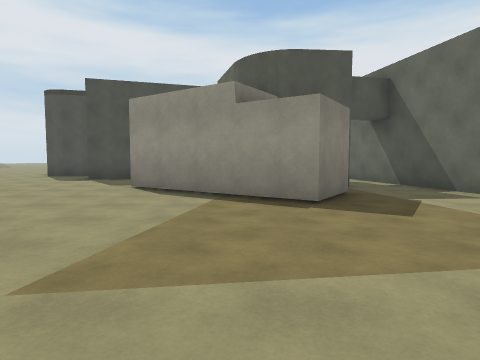
view 1 (above)

17 first-person views from a walk through a Unity game level. The camera is 1.3 m above the floor, tilts 4° down and sees 75° across. The floor is counted in squares, 2 m on a side. Each view is taken from the middle of a square. On the plan, view 1 faces up. The plan holds only what a view shows up to about 10 squares ahead; the rest is blank. The place goes on beyond the plan.

view 2
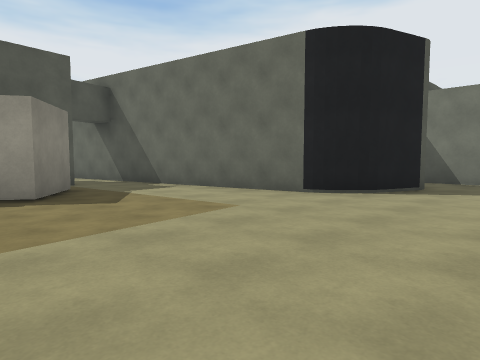

view 3
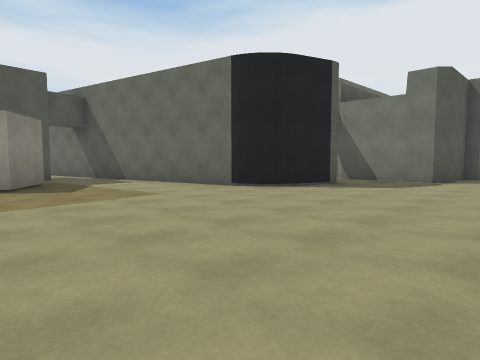

view 4
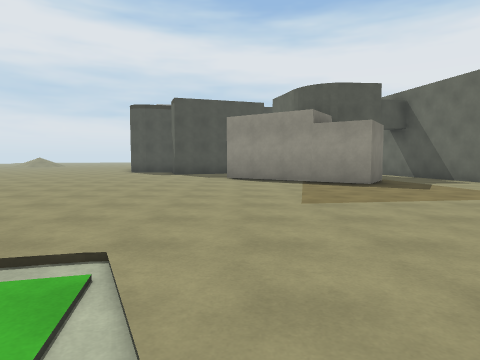

view 5
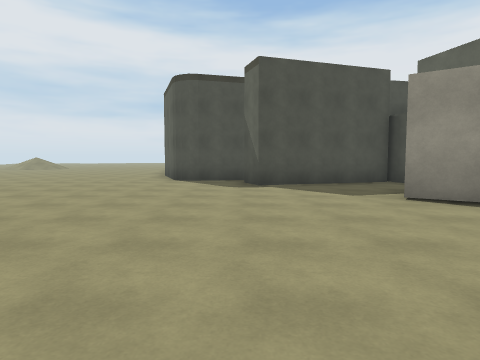

view 6
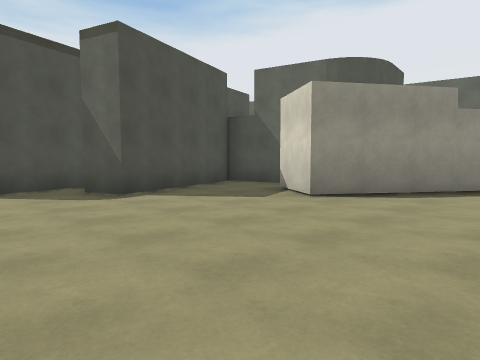

view 7
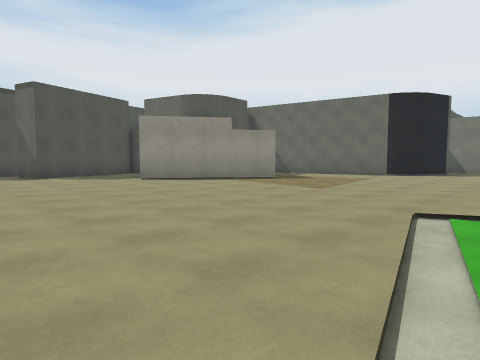

view 8
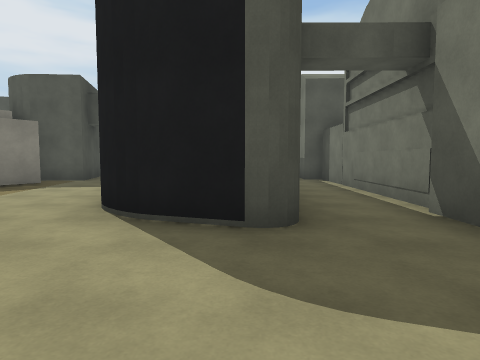

view 9
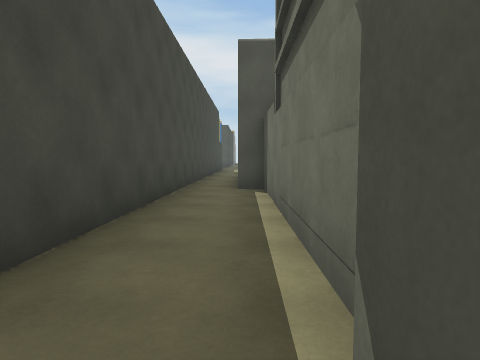

view 10
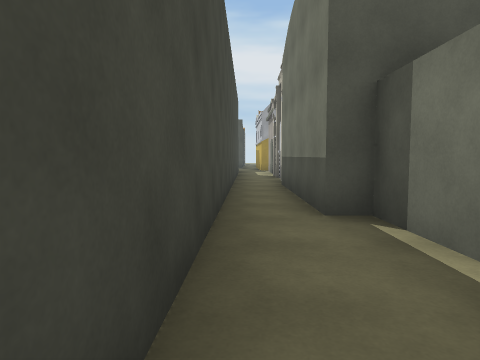

view 11
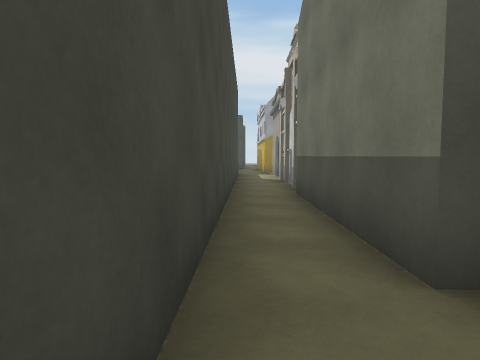

view 12
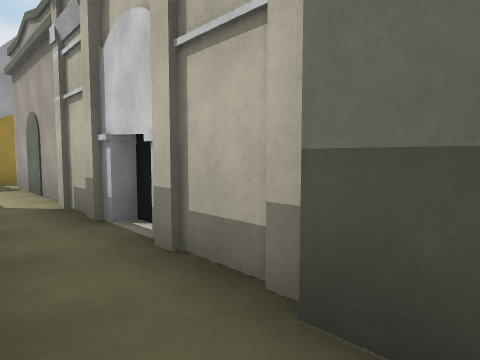

view 13
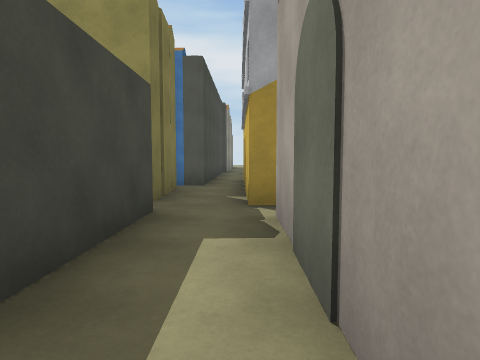

view 14
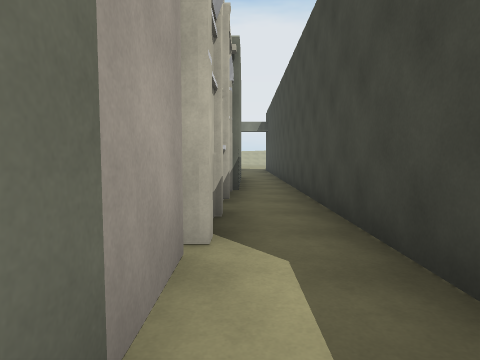

view 15
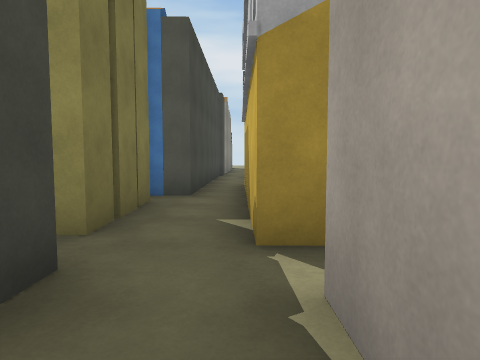

view 16
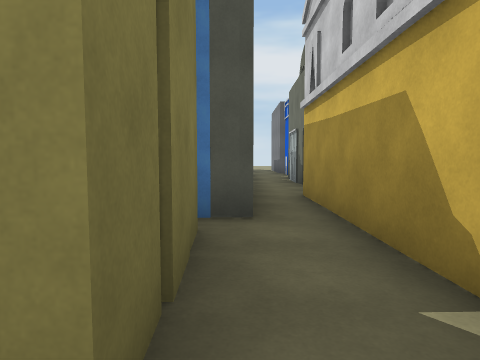

view 17
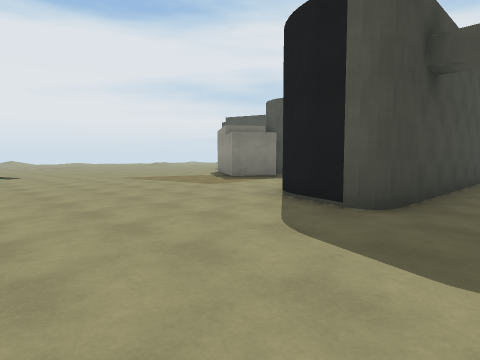

### Floor plan
Points are (right, up) in squares from view 1. A wall is a line through its corners. A room is listed if a view was taken in it or the views show most of it. See-through windows are left out.
Room 1 (views 1, 2, 3, 4, 5, 6, 7, 8, 9, 10, 11, 12)
walls: (2, 5.8) (1.1, 4.5) (-2.4, 6.9) (-1.5, 8.3); (5.1, 2.1) (3.4, 9.8); (5.9, 1.2) (5.5, 1.4); (2.3, 8) (2.5, 7); (-0.5, 8.9) (-0.8, 10.6) (-4.6, 9.4) (-4.9, 10.3); (7.1, 0.9) (5.8, 1.3); (9.2, -0.2) (9.3, 1.8); (9.5, 2) (9.4, 7.5) (9, 7.5) (9, 12); (9.5, -1.1) (9.2, -0.8); (9.5, -1.1) (9.5, -0.1); (-4.4, 11.4) (-6.2, 10.9); (-7, 11.3) (-7.2, 12); (7.8, 11.4) (7.6, 1.3)
ways out: opening at (8, 11) to room 2; opening at (8.5, -2.5) to room 3; opening at (3, 9)
Room 2 (views 13, 14, 15, 16)
walls: (9.4, 15.9) (9.4, 19.5); (9.3, 14) (9.3, 15.5); (9, 12.8) (9.1, 13.3); (8, 19.8) (7.8, 11.4); (9.2, 12) (9.3, 13.4); (9.8, 20.3) (9.2, 20.3) (9.2, 22.5); (7.6, 22.8) (7.7, 20.5)
ways out: opening at (8, 11) to room 1; opening at (10, 20) to room 3; opening at (8, 21.5)
Room 3 (view 17)
walls: (11.4, -1.1) (9.5, -1.1)
ways out: opening at (8.5, -2.5) to room 1; opening at (10, 20) to room 2

Positions as (right, up) in squares from view 1, and headings:
1: (0, 0), facing up
2: (0, -1), facing up-right
3: (0, -3), facing up-right
4: (-2, -3), facing up
5: (-5, 2), facing up
6: (-7, 4), facing up-right
7: (-7, -2), facing up-right
8: (7, -2), facing up
9: (9, 1), facing up
10: (8, 4), facing up
11: (8, 6), facing up
12: (8, 11), facing up-right
13: (9, 16), facing up
14: (9, 18), facing down
15: (9, 18), facing up
16: (8, 20), facing up
17: (9, -3), facing up-left
